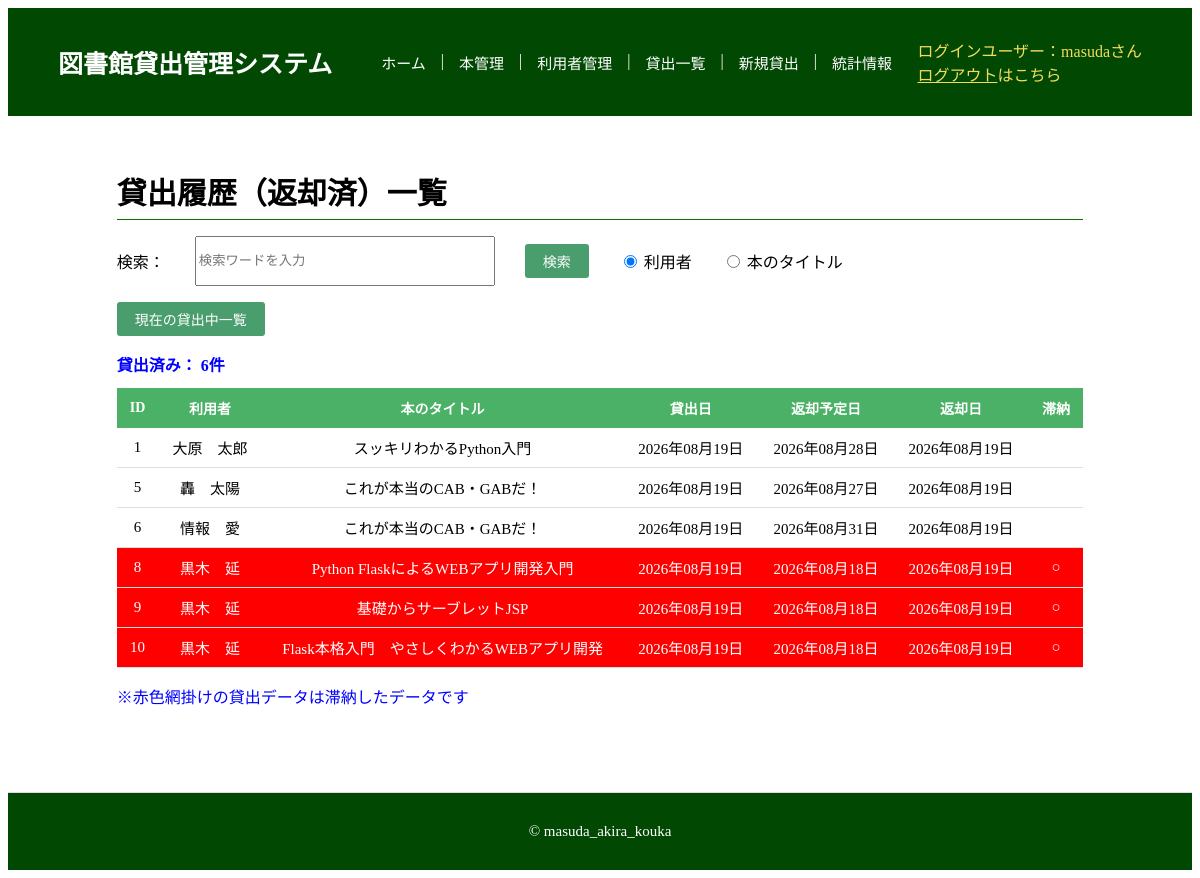
The app's page /borrows/borrows_deactive_list (signed in) with its own data.
### models.py (models this page shows, shortened)
class LoginUser(db.Model, UserMixin):
    __tablename__ = "login_users"
    id = db.Column(db.Integer, primary_key=True)
    username = db.Column(db.String(30), unique=True, nullable=False, index=True)
    email = db.Column(db.String(255), unique=True, nullable=False, index=True)
    password_hash = db.Column(db.String(255), nullable=False)
    created_at = db.Column(db.DateTime, default=datetime.now)
    updated_at = db.Column(db.DateTime, default=datetime.now, onupdate=datetime.now)
    @property
    def password(self):
        raise AttributeError("読み取り不可")

class Borrow(db.Model):
    __tablename__ = "borrows"
    borrows_id = db.Column(db.Integer, primary_key=True)
    user_id = db.Column(db.Integer, db.ForeignKey("users.user_id"), nullable=False)
    book_id = db.Column(db.Integer, db.ForeignKey("books.book_id"), nullable=False)
    borrowed_at = db.Column(db.Date, nullable=False,default=date.today)
    returned_at = db.Column(db.Date)
    due_date = db.Column(db.Date)

class User(db.Model):
    __tablename__ = "users"
    user_id = db.Column(db.Integer, primary_key=True)
    name = db.Column(db.String(255), nullable=False)
    email = db.Column(db.String(255), nullable=False)
    blackflag = db.Column(db.Boolean, nullable=False, default=False)
    overdue_count = db.Column(db.Integer, nullable=False, default=0)
    user_borrowed_count = db.Column(db.Integer, nullable=False, default=0)

class Book(db.Model):
    __tablename__ = "books"
    book_id = db.Column(db.Integer, primary_key=True)
    title = db.Column(db.String(255), nullable=False)
    author = db.Column(db.String(255), nullable=False)
    genre_id = db.Column(db.Integer, db.ForeignKey("book_genres.genre_id"), nullable=False)
    stock = db.Column(db.Integer, nullable=False)
    book_borrowed_count = db.Column(db.Integer, nullable=False, default=0)

### application/borrows/views.py (the view)
@borrows.route("/borrows_deactive_list")
@login_required
def borrows_deactive_list():
    borrows_deactive = db.session.query(
        Borrow,User.name,Book.title
        ).join(
            User,Borrow.user_id == User.user_id
            ).join(
                Book,Borrow.book_id == Book.book_id
                ).filter(Borrow.returned_at != (None)
                         )
    """
    検索機能
    ・Python FlaskによるWebアプリ開発入門（教科書） P244～249
    参考サイト
    ・likeを使ったあいまい検索：https://ninja-camp.net/flask/223
    ・request.args.getについて：https://iifx.dev/ja/articles/54724471/%E3%81%93%E3%82%8C%E3%81%A7%E5%AE%8C%E7%92%A7-flask%E3%81%A7%E3%81%AE%E3%82%AF%E3%82%A8%E3%83%AA%E6%96%87%E5%AD%97%E5%88%97%E3%82%A2%E3%82%AF%E3%82%BB%E3%82%B9%E5%85%A5%E9%96%80%E3%82%AC%E3%82%A4%E3%83%89
    ・検索テンプレート用１：https://ja.python-3.com/?p=389382
    ・検索テンプレート用２：https://qiita.com/yuuki-h/items/171006db887e0427aae2
    """
    search_keyword = request.args.get("search", "", type=str).strip()
    search_type = request.args.get("search_type", "user", type=str)
    if search_keyword:
        if search_type == "title":
            borrows_deactive = borrows_deactive.filter(Book.title.like("%" + search_keyword + "%"))
        else:
            borrows_deactive = borrows_deactive.filter(User.name.like("%" + search_keyword + "%"))
    borrows_deactive_all = borrows_deactive.all()
    borrows_deactive_pag, page, total_pages = pagination(borrows_deactive_all)
    return render_template("borrows/deactive.html",
                           borrows_deactive_all=borrows_deactive_all,
                           borrows_deactive=borrows_deactive_pag,
                           page=page,
                           total_pages=total_pages,
                            search_keyword=search_keyword,
                            search_type=search_type
                           )

### app.py (called while the page is built)
@app.template_filter('date_format')
def date_format(value):
    return value.strftime('%Y年%#m月%#d日')

@app.before_request
def load_user():
    user_id = session.get('_user_id')
    if user_id is None:
        g.user = None
    else:
        g.user = LoginUser.query.get(user_id)

### application/kyotu.py (called while the page is built)
def pagination(db):
    page = request.args.get("page", default=1, type=int)
    per_page = 10
    total = len(db)
    total_pages = (total + per_page - 1) // per_page
    if page < 1:
        page = 1
    if total_pages > 0 and page > total_pages:
        page = total_pages
    start = (page - 1) * per_page
    end = start + per_page
    db_list = db[start:end]
    return db_list, page, total_pages

### models.py (called while the page is built)
@login_manager.user_loader
def load_user(user_id):
    return LoginUser.query.get(user_id)

### templates/borrows/deactive.html (shortened to what this page needs)
{% extends "base.html" %}
{% block content %}
<h2 class="site-h2">貸出履歴（返却済）一覧</h2>
<form method="GET" action="{{ url_for('borrows.borrows_deactive_list') }}" class="seach-form">
        検索：<input type="search" placeholder="検索ワードを入力" name="search" value="{{ search_keyword or '' }}" style="width: 300px; height: 50px;" />
        <button type="submit" class="btn btn-primary">検索</button>
        <label>
            <input type="radio" name="search_type" value="user" {% if search_type == 'user' or not search_type %}checked{% endif %}> 利用者
        </label>
        <label>
            <input type="radio" name="search_type" value="title" {% if search_type == 'title' %}checked{% endif %}> 本のタイトル
        </label>
</form>
<p><a href="{{ url_for('borrows.borrows_active_list') }}" class="btn btn-primary">現在の貸出中一覧</a></p>
<div class="message-box">貸出済み：
    {{borrows_deactive_all| length}}件
</div>
{% if borrows_deactive %}
<table class="mt-16">
    <tr>
        <th>ID</th>
        <th>利用者</th>
        <th>本のタイトル</th>
        <th>貸出日</th>
        <th>返却予定日</th>
        <th>返却日</th>
        <th>滞納</th>
    </tr>
    {% for borrow_deactive, name,title in borrows_deactive %}
    {% if borrow_deactive.due_date < borrow_deactive.returned_at %}
    <tr style="background-color: red;color: white;">
    {% else %}
    <tr>
    {% endif %}
        <td>{{ borrow_deactive.borrows_id }}</td>
        <td>{{ name }}</td>
        <td>{{ title }}</td>
        <td>{{ borrow_deactive.borrowed_at| date_format }}</td>
        <td>{{ borrow_deactive.due_date| date_format }}</td>
        <td>{{ borrow_deactive.returned_at| date_format }}</td>
        <td>
            {% if borrow_deactive.due_date < borrow_deactive.returned_at %}
            ○
            {% endif %}
        </td>
    </tr>
    {% endfor %}
</table>
<div style="margin-top: 12px;">
<p style="color: blue;">
※赤色網掛けの貸出データは滞納したデータです
</p>
</div>
{% else %}
<p class="mt-16">現在貸出はされていません。</p>
{% endif %}
{% endblock %}

### templates/base.html (shortened to what this page needs)
<!DOCTYPE html>
<html lang="ja">
<head>
    <link rel="stylesheet" href="{{ url_for('static', filename='style.css') }}" />
</head>
<body class="site-body">
    <header class="site-header">
        <div class="header-inner">
            <span class="site-title">図書館貸出管理システム</span>
            <nav class="nav-links">
                <a href="{{ url_for('home') }}">ホーム</a>|
                <a href="{{ url_for('books.books_list') }}">本管理</a>|
                <a href="{{ url_for('users.users_list') }}">利用者管理</a>|
                <a href="{{ url_for('borrows.borrows_active_list') }}">貸出一覧</a>|
                <a href="{{ url_for('borrows.borrows_new') }}">新規貸出</a>|
                <a href="{{ url_for('ranking.ranking_list') }}">統計情報</a>
            </nav>
            {% if g.user %}
            <div class="user-info">
                <span>ログインユーザー：{{ g.user.username }}さん</span><br>
                <a href="{{ url_for('auth.logout') }}">ログアウト</a>はこちら
            </div>
            {% endif %}
        </div>
    </header>
    <main class="main-content">
        {% block content %}{% endblock %}
    </main>
    <footer class="site-footer">
        <p>&copy; masuda_akira_kouka</p>
    </footer>
</body>
</html>

### static/style.css (style rules this page uses)
.site-body { display: flex; flex-direction: column; min-height: 100vh; }
.site-header { background-color: #014902; padding: 30px 50px; }
.header-inner { display: flex; align-items: center; gap: 24px; flex-wrap: wrap; }
.main-content { flex: 1; width: 85%; margin: 28px auto; padding: 0 20px; box-sizing: border-box; }
.site-footer { text-align: center; padding: 15px; margin-top: 40px; border-top: 1px solid #ddd; font-size: 15px; color: white; background-color: #014902; }
.site-title { color: white; font-weight: bold; font-size: 25px; padding-right: 25px; }
.nav-links { display: flex; gap: 15px; flex: 1; color: white; }
.nav-links a { color: #fff; text-decoration: none; font-size: 15px; }
.user-info { align-items: center; gap: 12px; color: rgb(243, 220, 91); }
.user-info a { color: rgb(243, 220, 91); }
.site-h2 { font-size: 30px; margin-bottom: 16px; border-bottom: 1px solid #126d04; padding-bottom: 6px; }
.message-box { color: blue; font-weight: bold; }
table { width: 100%; border-collapse: collapse; margin-top: 12px; background-color: #fff; }
th { background-color: #4bb166; color: #fff; padding: 10px 12px; text-align: center; font-size: 14px; }
td { padding: 9px 12px; text-align: center; border-bottom: 1px solid #ddd; font-size: 15px; }
.seach-form { display: flex; align-items: center; gap: 30px; margin-bottom: 10px; }
.btn { display: inline-block; padding: 7px 18px; border: none; border-radius: 3px; font-size: 14px; cursor: pointer; text-decoration: none; }
.btn-primary { background-color: #4a9e6d; color: #fff; }
a { color: #529e4a; }

### records on screen
LoginUser: user.username "masuda"
Borrow: borrows_id "1", name "大原 太郎", title "スッキリわかるPython入門", borrowed_at "2026年08月19日", due_date "2026年08月28日", returned_at "2026年08月19日"
Borrow: borrows_id "5", name "轟 太陽", title "これが本当のCAB・GABだ！", borrowed_at "2026年08月19日", due_date "2026年08月27日", returned_at "2026年08月19日"
Borrow: borrows_id "6", name "情報 愛", title "これが本当のCAB・GABだ！", borrowed_at "2026年08月19日", due_date "2026年08月31日", returned_at "2026年08月19日"
Borrow: borrows_id "8", name "黒木 延", title "Python FlaskによるWEBアプリ開発入門", borrowed_at "2026年08月19日", due_date "2026年08月18日", returned_at "2026年08月19日"
Borrow: borrows_id "9", name "黒木 延", title "基礎からサーブレットJSP", borrowed_at "2026年08月19日", due_date "2026年08月18日", returned_at "2026年08月19日"
Borrow: borrows_id "10", name "黒木 延", title "Flask本格入門 やさしくわかるWEBアプリ開発", borrowed_at "2026年08月19日", due_date "2026年08月18日", returned_at "2026年08月19日"

### other values on screen
{{ borrows_deactive_all| length }} "6"
